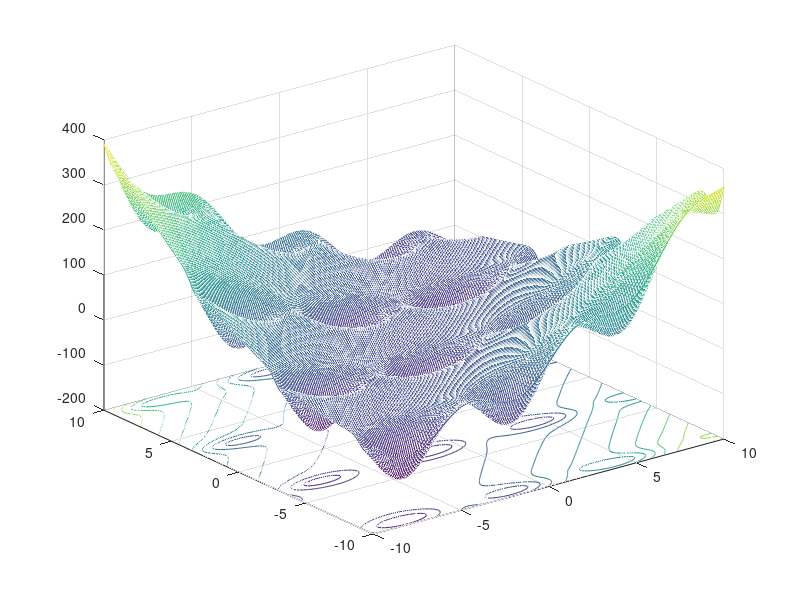

Write MATLAB code to recreate this figure.
%<<<<<<< HEAD
% %visualisasi
% 
% %plot
% x = [-10:1:10]
% f = x.^2;
% g = 2*x;
% plot (x,f,'b.',x,g,'k*')
% xlabel('x')
% ylabel('f(x)')
% title ('Grafik Fungsi')
% legend ('f(x)','g(x)')
% grid on


% %subplot
% x = [-100:1:100];
% f = x.^2;
% g = 2*x;
% 
% %subplot(2,1,1)
% figure(1)
% plot (x,f,'b.')
% xlabel('sumbu x')
% ylabel('f(x)')
% title ('Grafik Fungsi x^2')
% %legend ('f(x)','g(x)')
% grid on
% 
% %subplot(2,1,2)
% figure(2)
% plot (x,g,'r+')
% xlabel('sumbu x')
% ylabel('g(x)')
% title ('Grafik Fungsi 2*x')
% %legend ('f(x)','g(x)')
% grid on

% x = linspace(-2*pi,2*pi);
% y = linspace(0,4*pi);
% [X,Y] = meshgrid(x,y);
% Z = sin(X)+cos(Y);
% contour(X,Y,Z)

% Z = peaks;
% Z(:,26) = NaN;
% contour(Z)

% % Membuat data untuk contour plot
% [x, y] = meshgrid(-2:0.1:2, -2:0.1:2);
% z = sin(x.^2 + y.^2);
% 
% % Membuat plot contour dengan warna berdasarkan tinggi
% contourf(x, y, z, 'LineWidth', 2);
% colorbar; % Menambahkan colorbar untuk memberi skala warna
% xlabel('X');
% ylabel('Y');
% title('Contour Plot of sin(x^2 + y^2)');


% % Membuat data untuk plot 3D
% [x, y] = meshgrid(-2:0.1:2, -2:0.1:2);
% z = sin(x) .* cos(y);
% 
% % Membuat plot 3D
% figure;
% surf(x, y, z, 'EdgeColor', 'none');
% xlabel('X');
% ylabel('Y');
% zlabel('Z');
% title('3D Plot of sin(x) * cos(y)');
% colormap(parula); % Mengubah skema warna
% colorbar; % Menambahkan colorbar untuk memberi skala warna

% %BAAAAAAGUUUUUUUUSSSSSS BANGET
% % Membuat data untuk plot 3D
% theta = linspace(0, 2*pi, 100);
% z = linspace(-2, 2, 100);
% [theta, z] = meshgrid(theta, z);
% x = (1 + 0.5*cos(3*theta)).*cos(theta);
% y = (1 + 0.5*cos(3*theta)).*sin(theta);
% 
% % Membuat plot 3D
% figure;
% surf(x, y, z, 'EdgeColor', 'none');
% colormap(jet); % Mengubah colormap
% xlabel('X');
% ylabel('Y');
% zlabel('Z');
% title('Plot 3D Punya Fai');


% % Membuat data untuk plot 3D
% [x, y] = meshgrid(-2:0.1:2, -2:0.1:2);
% z = sin(x) .* cos(y);
% % Membuat plot 3D dengan bentuk
% surf(x, y, z, 'EdgeColor', 'none', 'FaceAlpha', 0.7);
% colormap(jet); % Menggunakan peta warna yang berbeda
% colorbar; % Menambahkan colorbar untuk memberi skala warna
% xlabel('X');
% ylabel('Y');
% zlabel('Z');
% title('3D Plot of sin(x) * cos(y)');



% % Membuat data untuk plot 3D
% theta = linspace(0, 2*pi, 100);
% z = linspace(0, 1, 100);
% [theta, z] = meshgrid(theta, z);
% x = cos(theta);
% y = sin(theta);
% 
% % Menggambar siluet bentuk tubuh wanita
% body_x = [x(:); 0.5*x(:); -0.5*x(:)];
% body_y = [y(:); 0.5*y(:); -0.5*y(:)];
% body_z = [z(:); 0.5*ones(size(z(:))); 0.5*ones(size(z(:)))];
% 
% % Plotting
% figure;
% plot3(body_x, body_y, body_z, 'r');
% xlabel('X');
% ylabel('Y');
% zlabel('Z');
% title('Silhouette Plot of Woman Body');
% axis equal;
% grid on;


% % Membuat data untuk contour plot
% [x, y] = meshgrid(-2:0.1:2, -2:0.1:2);
% z = sin(x.^2 + y.^2);
% 
% % Membuat plot contour dengan warna berdasarkan tinggi
% subplot(1,2,1);
% contourf(x, y, z, 'LineWidth', 2);
% colorbar; % Menambahkan colorbar untuk memberi skala warna
% xlabel('X');
% ylabel('Y');
% title('Contour Plot of sin(x^2 + y^2)');
% 
% % Membuat histogram dari data
% subplot(1,2,2);
% histogram(z(:), 20); % 20 adalah jumlah bin
% xlabel('Value');
% ylabel('Frequency');
% title('Histogram of sin(x^2 + y^2)');

% % Definisi fungsi f(x)
% % Mendefinisikan domain x
% x = 0:0.001:1; % Asumsikan langkah 0.001 untuk akurasi
% 
% % Mendefinisikan fungsi f(x)
% y = sin(5*pi*x).^6; % Fungsi equal maxima
% 
% % Menampilkan grafik fungsi
% plot(x,y);
% xlabel('x');
% ylabel('f(x)');
% title('Grafik Fungsi Equal Maxima');

% % % Fungsi Himmelblau
% % x = -10:0.2:10;
% % y = -10:0.2:10;
% % [X, Y] = meshgrid(x, y);
% % Z = (X.^2 + Y - 11).^2 + (X + Y.^2 - 7).^2;
% % contour(X, Y, Z, 'ShowText', 'on');
% % xlabel('x');
% % ylabel('y');
% % title('Fungsi?Himmelblau');

% % Fungsi Himmelblau
% x = -10:0.2:10;
% y = -10:0.2:10;
% [X, Y] = meshgrid(x, y);
% Z = (X.^2 + Y - 11).^2 + (X + Y.^2 - 7).^2;
% surfc(X, Y, Z);
% xlabel('x');
% ylabel('y');
% title('Contour Plot dari Fungsi?Himmelblau');

% % % Fungsi Second Minimax
% % x = -4:0.2:4;
% % y = -4:0.2:4;
% % [X, Y] = meshgrid(x, y);
% % Z = 1/2*(X.^4 - 16*X.^2 + 5*X) + 1/2*(Y.^4 - 16*Y.^2 + 5*Y);
% % 
% % % Plot 3D
% % surfc(X, Y, Z);
% % xlabel('x');
% % ylabel('y');
% % zlabel('z');
% % title('Plot 3D dari Fungsi Second?Minimax');


% %f5 six hum camel back
% x = -1.9:0.1:1.9;
% y = -1.1:0.1:1.1;
% [X, Y] = meshgrid(x, y);
% Z = (4 - 2.1*X.^2 + X.^4/3).*X.^2 + X.*Y + (4*Y.^2 - 4).*Y.^2;
% 
% surf(X, Y, Z);
% title('Six Hump Camel Back Function');
% xlabel('x');
% ylabel('y');
% zlabel('f(x,y)');
% meshc (X,Y,Z)


%bird
x = -10:0.1:10;
y = -10:0.1:10;
[X, Y] = meshgrid(x, y);
Z = sin(X).*exp((1-cos(Y)).^2) + cos(Y).*exp((1-cos(Y)).^2)+(X-Y).^2;

surf(X, Y, Z);
title('bird');
xlabel('x');
ylabel('y');
zlabel('f(x,y)');
meshc (X,Y,Z)
%=======
% %visualisasi
% 
% %plot
% x = [-10:1:10]
% f = x.^2;
% g = 2*x;
% plot (x,f,'b.',x,g,'k*')
% xlabel('x')
% ylabel('f(x)')
% title ('Grafik Fungsi')
% legend ('f(x)','g(x)')
% grid on


% %subplot
% x = [-100:1:100];
% f = x.^2;
% g = 2*x;
% 
% %subplot(2,1,1)
% figure(1)
% plot (x,f,'b.')
% xlabel('sumbu x')
% ylabel('f(x)')
% title ('Grafik Fungsi x^2')
% %legend ('f(x)','g(x)')
% grid on
% 
% %subplot(2,1,2)
% figure(2)
% plot (x,g,'r+')
% xlabel('sumbu x')
% ylabel('g(x)')
% title ('Grafik Fungsi 2*x')
% %legend ('f(x)','g(x)')
% grid on

% x = linspace(-2*pi,2*pi);
% y = linspace(0,4*pi);
% [X,Y] = meshgrid(x,y);
% Z = sin(X)+cos(Y);
% contour(X,Y,Z)

% Z = peaks;
% Z(:,26) = NaN;
% contour(Z)

% % Membuat data untuk contour plot
% [x, y] = meshgrid(-2:0.1:2, -2:0.1:2);
% z = sin(x.^2 + y.^2);
% 
% % Membuat plot contour dengan warna berdasarkan tinggi
% contourf(x, y, z, 'LineWidth', 2);
% colorbar; % Menambahkan colorbar untuk memberi skala warna
% xlabel('X');
% ylabel('Y');
% title('Contour Plot of sin(x^2 + y^2)');


% % Membuat data untuk plot 3D
% [x, y] = meshgrid(-2:0.1:2, -2:0.1:2);
% z = sin(x) .* cos(y);
% 
% % Membuat plot 3D
% figure;
% surf(x, y, z, 'EdgeColor', 'none');
% xlabel('X');
% ylabel('Y');
% zlabel('Z');
% title('3D Plot of sin(x) * cos(y)');
% colormap(parula); % Mengubah skema warna
% colorbar; % Menambahkan colorbar untuk memberi skala warna

% %BAAAAAAGUUUUUUUUSSSSSS BANGET
% % Membuat data untuk plot 3D
% theta = linspace(0, 2*pi, 100);
% z = linspace(-2, 2, 100);
% [theta, z] = meshgrid(theta, z);
% x = (1 + 0.5*cos(3*theta)).*cos(theta);
% y = (1 + 0.5*cos(3*theta)).*sin(theta);
% 
% % Membuat plot 3D
% figure;
% surf(x, y, z, 'EdgeColor', 'none');
% colormap(jet); % Mengubah colormap
% xlabel('X');
% ylabel('Y');
% zlabel('Z');
% title('Plot 3D Punya Fai');


% % Membuat data untuk plot 3D
% [x, y] = meshgrid(-2:0.1:2, -2:0.1:2);
% z = sin(x) .* cos(y);
% % Membuat plot 3D dengan bentuk
% surf(x, y, z, 'EdgeColor', 'none', 'FaceAlpha', 0.7);
% colormap(jet); % Menggunakan peta warna yang berbeda
% colorbar; % Menambahkan colorbar untuk memberi skala warna
% xlabel('X');
% ylabel('Y');
% zlabel('Z');
% title('3D Plot of sin(x) * cos(y)');



% % Membuat data untuk plot 3D
% theta = linspace(0, 2*pi, 100);
% z = linspace(0, 1, 100);
% [theta, z] = meshgrid(theta, z);
% x = cos(theta);
% y = sin(theta);
% 
% % Menggambar siluet bentuk tubuh wanita
% body_x = [x(:); 0.5*x(:); -0.5*x(:)];
% body_y = [y(:); 0.5*y(:); -0.5*y(:)];
% body_z = [z(:); 0.5*ones(size(z(:))); 0.5*ones(size(z(:)))];
% 
% % Plotting
% figure;
% plot3(body_x, body_y, body_z, 'r');
% xlabel('X');
% ylabel('Y');
% zlabel('Z');
% title('Silhouette Plot of Woman Body');
% axis equal;
% grid on;


% % Membuat data untuk contour plot
% [x, y] = meshgrid(-2:0.1:2, -2:0.1:2);
% z = sin(x.^2 + y.^2);
% 
% % Membuat plot contour dengan warna berdasarkan tinggi
% subplot(1,2,1);
% contourf(x, y, z, 'LineWidth', 2);
% colorbar; % Menambahkan colorbar untuk memberi skala warna
% xlabel('X');
% ylabel('Y');
% title('Contour Plot of sin(x^2 + y^2)');
% 
% % Membuat histogram dari data
% subplot(1,2,2);
% histogram(z(:), 20); % 20 adalah jumlah bin
% xlabel('Value');
% ylabel('Frequency');
% title('Histogram of sin(x^2 + y^2)');

% % Definisi fungsi f(x)
% % Mendefinisikan domain x
% x = 0:0.001:1; % Asumsikan langkah 0.001 untuk akurasi
% 
% % Mendefinisikan fungsi f(x)
% y = sin(5*pi*x).^6; % Fungsi equal maxima
% 
% % Menampilkan grafik fungsi
% plot(x,y);
% xlabel('x');
% ylabel('f(x)');
% title('Grafik Fungsi Equal Maxima');

% % % Fungsi Himmelblau
% % x = -10:0.2:10;
% % y = -10:0.2:10;
% % [X, Y] = meshgrid(x, y);
% % Z = (X.^2 + Y - 11).^2 + (X + Y.^2 - 7).^2;
% % contour(X, Y, Z, 'ShowText', 'on');
% % xlabel('x');
% % ylabel('y');
% % title('Fungsi?Himmelblau');

% % Fungsi Himmelblau
% x = -10:0.2:10;
% y = -10:0.2:10;
% [X, Y] = meshgrid(x, y);
% Z = (X.^2 + Y - 11).^2 + (X + Y.^2 - 7).^2;
% surfc(X, Y, Z);
% xlabel('x');
% ylabel('y');
% title('Contour Plot dari Fungsi?Himmelblau');

% % % Fungsi Second Minimax
% % x = -4:0.2:4;
% % y = -4:0.2:4;
% % [X, Y] = meshgrid(x, y);
% % Z = 1/2*(X.^4 - 16*X.^2 + 5*X) + 1/2*(Y.^4 - 16*Y.^2 + 5*Y);
% % 
% % % Plot 3D
% % surfc(X, Y, Z);
% % xlabel('x');
% % ylabel('y');
% % zlabel('z');
% % title('Plot 3D dari Fungsi Second?Minimax');


% %f5 six hum camel back
% x = -1.9:0.1:1.9;
% y = -1.1:0.1:1.1;
% [X, Y] = meshgrid(x, y);
% Z = (4 - 2.1*X.^2 + X.^4/3).*X.^2 + X.*Y + (4*Y.^2 - 4).*Y.^2;
% 
% surf(X, Y, Z);
% title('Six Hump Camel Back Function');
% xlabel('x');
% ylabel('y');
% zlabel('f(x,y)');
% meshc (X,Y,Z)


%bird
x = -10:0.1:10;
y = -10:0.1:10;
[X, Y] = meshgrid(x, y);
Z = sin(X).*exp((1-cos(Y)).^2) + cos(Y).*exp((1-cos(Y)).^2)+(X-Y).^2;

surf(X, Y, Z);
title('bird');
xlabel('x');
ylabel('y');
zlabel('f(x,y)');
meshc (X,Y,Z)
%>>>>>>> 021fa6416163626d673224072f13042a0ace0123
